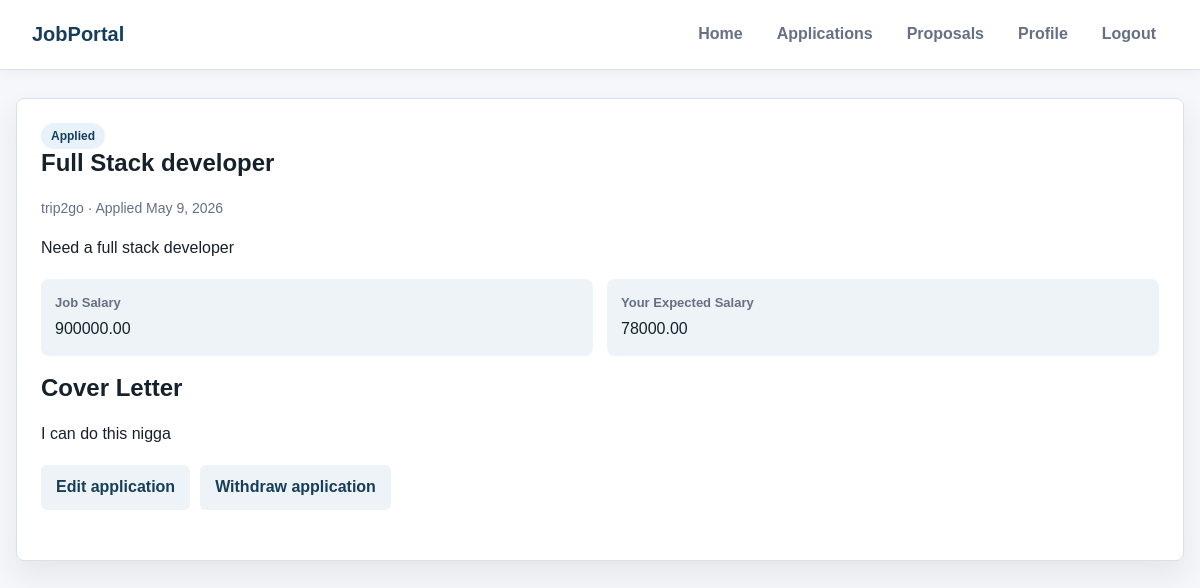
The page /my_application_detail/8 (signed in) on the database its author committed.
### recruiter/models.py (models this page shows, shortened)
class TimeStampedModel(models.Model):
    created_at = models.DateTimeField(auto_now_add=True, db_index=True)
    updated_at = models.DateTimeField(auto_now=True)
    class Meta:
        abstract = True

class Application(TimeStampedModel):
    STATUS_CHOICES = [
        ('applied', 'Applied'),
        ('reviewing', 'Under Review'),
        ('rejected', 'Rejected'),
        ('withdrawn', 'Withdrawn'),
        ('accepted', 'Accepted'),
    ]
    applicant = models.ForeignKey(
        ApplicantProfile,
        on_delete=models.CASCADE,
        related_name="applications"
    )
    job = models.ForeignKey(
        Post,
        on_delete=models.CASCADE,
        related_name="applications",
        limit_choices_to={'post_type': 'job', 'status': 'published'}
    )
    status = models.CharField(
        max_length=20,
        choices=STATUS_CHOICES,
        default='applied',
        db_index=True
    )
    cover_letter = models.TextField(
        blank=True,
        help_text="Cover letter for the job application"
    )
    expected_salary = models.DecimalField(
        max_digits=10,
        decimal_places=2,
        null=True,
        blank=True,
        validators=[MinValueValidator(0)],
        help_text="Your expected salary for this position"
    )
    applied_at = models.DateTimeField(auto_now_add=True)
    status_changed_at = models.DateTimeField(auto_now=True)
    class Meta:
        ordering = ['-applied_at']
        constraints = [
            models.UniqueConstraint(
                fields=['applicant', 'job'],
                name='unique_application_per_applicant_job'
            )
        ]
        indexes = [
            models.Index(fields=['status', 'applied_at']),
            models.Index(fields=['job', 'status']),
        ]
    @property
    def is_active(self):
        return self.status in ['applied', 'reviewing']

class Post(TimeStampedModel):
    POST_TYPE_CHOICES = [
        ('job', 'Job Position'),
        ('project', 'Project'),
    ]
    STATUS_CHOICES = [
        ('draft', 'Draft'),
        ('published', 'Published'),
        ('closed', 'Closed'),
        ('filled', 'Filled/Completed'),
        ('cancelled', 'Cancelled'),
    ]
    post_type = models.CharField(
        max_length=20,
        choices=POST_TYPE_CHOICES,
        db_index=True
    )
    title = models.CharField(
        max_length=250,
        help_text="Title of the job or project"
    )
    description = models.TextField(
        help_text="Detailed description"
    )
    company = models.ForeignKey(
        Company,
        on_delete=models.CASCADE,
        related_name="posts"
    )
    salary = models.DecimalField(
        max_digits=10,
        decimal_places=2,
        null=True,
        blank=True,
        validators=[MinValueValidator(0)],
        help_text="Annual salary for jobs"
    )
    budget = models.DecimalField(
        max_digits=12,
        decimal_places=2,
        null=True,
        blank=True,
        validators=[MinValueValidator(0)],
        help_text="Total budget for projects"
    )
    status = models.CharField(
        max_length=20,
        choices=STATUS_CHOICES,
        default='draft',
        db_index=True
    )
    is_active = models.BooleanField(default=True, db_index=True)
    is_featured = models.BooleanField(default=False)
    published_at = models.DateTimeField(null=True, blank=True)
    closed_at = models.DateTimeField(null=True, blank=True)
    skills_required = models.ManyToManyField(
        Skill,
        related_name="posts",
        blank=True
    )
    created_by = models.ForeignKey(
        CustomUser,
        on_delete=models.CASCADE,
        related_name="created_posts"
    )
    slug = models.SlugField(blank=True, null=True)
    class Meta:
        ordering = ['-created_at']
        indexes = [
            models.Index(fields=['post_type', 'status', 'is_active']),
            models.Index(fields=['company', 'status']),
            models.Index(fields=['is_featured', 'is_active']),
        ]

class Company(TimeStampedModel):
    name = models.CharField(
        max_length=150,
        unique=True,
        help_text="Official company name"
    )
    location = models.CharField(
        max_length=150,
        help_text="Headquarters location"
    )
    website = models.URLField(
        blank=True,
        help_text="Company website URL"
    )
    description = models.TextField(
        blank=True,
        help_text="Company description and mission"
    )
    industry = models.CharField(
        max_length=100,
        blank=True,
        help_text="Primary industry (e.g., Technology, Healthcare)"
    )
    size = models.PositiveIntegerField(
        null=True,
        blank=True,
        help_text="Number of employees",
        verbose_name="Company Size"
    )
    logo = models.ImageField(
        upload_to='company_logos/%Y/%m/%d/',
        null=True,
        blank=True,
        help_text="Company logo image"
    )
    is_active = models.BooleanField(
        default=True,
        help_text="Whether the company is currently active on the platform"
    )
    class Meta:
        verbose_name_plural = "Companies"
        ordering = ['name']
        indexes = [
            models.Index(fields=['name']),
            models.Index(fields=['industry']),
            models.Index(fields=['is_active']),
        ]
    def __str__(self):
        return self.name

### recruiter/view_modules/job_views.py (the view)
# urls.py: path("my_application_detail/<int:pk>", views.view_my_application_detail, name="my_application_detail"),
@login_required(login_url='login')
def view_my_application_detail(request, pk):
    if not is_applicant(request.user):
        return render(request, "shared/access_denied.html", status=403)
    if not has_applicant_profile(request.user):
        return redirect('applicant_profile')
    application = get_object_or_404(Application, pk=pk, applicant=request.user.applicant_profile)
    return render(request, 'jobs/my_application_detail.html', {'application': application})

### recruiter/view_modules/common.py (called while the page is built)
def is_applicant(user):
    return user.user_type == 'applicant'

def has_applicant_profile(user):
    return hasattr(user, 'applicant_profile')

### recruiter/templates/jobs/my_application_detail.html (shortened to what this page needs)
{% extends "applicant/base.html" %}
{% block content %}
    <section class="detail-panel">
        <span class="badge">{{ application.get_status_display }}</span>
        <h1>{{ application.job.title }}</h1>
        <p class="meta">{{ application.job.company }} · Applied {{ application.applied_at|date:"M j, Y" }}</p>
        <p>{{ application.job.description }}</p>
        <div class="detail-list">
            <div class="detail-item"><strong>Job Salary</strong>{% if application.job.salary %}{{ application.job.salary }}{% else %}Negotiable{% endif %}</div>
            <div class="detail-item"><strong>Your Expected Salary</strong>{% if application.expected_salary %}{{ application.expected_salary }}{% else %}Not specified{% endif %}</div>
        </div>
        <h2>Cover Letter</h2>
        <p>{{ application.cover_letter|default:"No cover letter provided." }}</p>
        {% if application.is_active %}
            <div class="action-bar">
                <a href="{% url 'edit_application' application.id %}" class="button button-secondary">Edit application</a>
                <a href="{% url 'withdraw_application' application.id %}" class="button button-secondary">Withdraw application</a>
            </div>
        {% endif %}
    </section>
{% endblock %}

### recruiter/templates/applicant/base.html (style rules this page uses)
:root { --bg: #f6f7fb; --surface: #ffffff; --surface-soft: #eef3f7; --text: #17212b; --muted: #667085; --line: #d9e0e8; --brand: #255f85; --brand-dark: #163e5b; --accent: #f4a261; --danger: #c2413b; --shadow: 0 14px 30px rgba(23, 33, 43, 0.08); }
* { box-sizing: border-box; }
body { font-family: Arial, sans-serif; margin: 0; background: var(--bg); color: var(--text); line-height: 1.55; }
h1, h2, h3 { margin-top: 0; line-height: 1.2; }
a { color: var(--brand); text-decoration: none; font-weight: 700; }
.action-bar { display: flex; gap: 10px; flex-wrap: wrap; margin: 18px 0 26px; }
.card, form, .detail-panel { background: var(--surface); border: 1px solid var(--line); border-radius: 8px; box-shadow: var(--shadow); }
.meta { color: var(--muted); font-size: 14px; margin: 4px 0; }
.badge { display: inline-flex; align-items: center; width: fit-content; border-radius: 999px; padding: 4px 10px; font-size: 12px; font-weight: 800; background: #e8f2fb; color: var(--brand-dark); }
button, input[type="submit"], .button { display: inline-flex; align-items: center; justify-content: center; background: var(--brand); color: white; border: none; padding: 10px 15px; cursor: pointer; border-radius: 6px; font-weight: 800; text-decoration: none; }
.button-secondary { background: var(--surface-soft); color: var(--brand-dark); }
.detail-panel { padding: 24px; margin-bottom: 20px; }
.detail-list { display: grid; grid-template-columns: repeat(auto-fit, minmax(180px, 1fr)); gap: 14px; margin: 18px 0; }
.detail-item { background: var(--surface-soft); border-radius: 8px; padding: 14px; }
.detail-item strong { display: block; color: var(--muted); font-size: 13px; margin-bottom: 4px; }

### rows shown on the page
Application: status "Applied", job "Full Stack developer", job.company "trip2go", applied_at "May 9, 2026", job.description "Need a full stack developer", job.salary "900000.00", expected_salary "78000.00", cover_letter "I can do this nigga"
